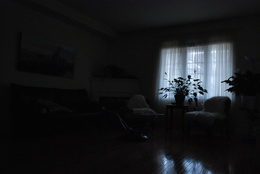
%> input picture input images/img1.jpg, 260 x 174 px, shrunk from 3872 x 2592 before the run
$ octave lighnessOrderError.m   (GNU Octave 9; MATLAB toolbox functions it lacks are replaced by stand-ins)
%> lines starting %> are read from the running program, lines starting %| are printed output that depends on the picture; in (x1, y1, x2, y2) boxes, pixels count from 0 and x2, y2 are one past the last pixel; in counts of white or black regions, pixels touching at a corner belong together; the program's own positions count from 1
### matlab code/histogramEqualization.m
function H = histogramEqualization(image)
    H = histeq(image);
end

### matlab code/loe.m
% Lightness order error
function LOE = loe(I, Ie)

[N, M, ~] = size (I);

L = max(I,[],3);
Le = max(Ie,[],3);

r = 50 / min (M,N);
Md = round(M*r);
Nd = round(N*r);
Ld = imresize(L,[Nd Md]);
Led = imresize(Le,[Nd Md]);

RD = zeros (Nd,Md);
size (RD)

for y = 1:Md
    for x = 1:Nd
        E = xor((Ld(x,y)>=Ld(:,:)),(Led(x,y)>=Led(:,:)));
        RD(x,y) = sum(E(:));
    end
end

LOE = sum(RD(:))/(Md*Nd);

end

### matlab code/clahe.m
function output = clahe(image)
    image = im2gray(image);
    output = adapthisteq(image);
end

### matlab code/backlitImageEnchancement.m
function output = backlitImageEnchancement(image)

% Intensity image
I = uint8(sum(double(image),3) / 3);

% Gamma Correction
iGamma = gammaCorrection(I, 2);

% histogram equalization
H = histogramEqualization(I);

% Alpha blending
O = alphaBlending(iGamma, H, 0.5);

% Otsu's method
img = im2gray(I);
T = multithresh(img);
BW = uint8(imquantize(img, T));
% figure
% imshow(BW, []);

% Guided filtering
Iguided = imguidedfilter(BW, I);
% figure
% imshow(Iguided, []);

% Image composition using the filtered weight map
output = O .* Iguided + (1 - Iguided) .* I;

% Colorise
output = image .* (output ./ I);
% figure
% imshow(output);

end

### matlab code/gammaCorrection.m
function G = gammaCorrection(img, gamma)
    G = uint8( 255 * (double(img) / 255) .^ (1 / gamma) );
end

### matlab code/alphaBlending.m
function A = alphaBlending(img, H, alpha)
    A = (1 - alpha) .* img + alpha .* H;
end

### matlab code/lighnessOrderError.m
clc;
clear;
close all;

image = imread('img1.jpg');
%> image is the input picture: size 174x260x3 uint8; mean R, G, B 24, 25.7, 27.7

HE = loe(image, histogramEqualization(image));
%> in histogramEqualization, `H = histeq(image);`:
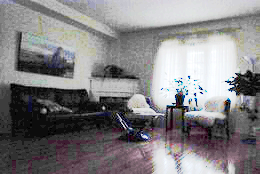
%> H: size 174x260x3 uint8; mean R, G, B 131, 129, 131
%> in loe, `LOE = sum(RD(:))/(Md*Nd);`: LOE = 100.8
%> HE = 100.8
CLAHE = loe(image, clahe(image));
%> after the loop in loe (call 2), `for y = 1:Md`:
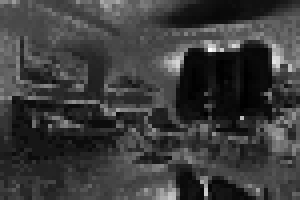
%> RD: size 50x75 double (shown 4 times larger); min 0, max 1262, mean 297.7; drawn with min black and max white
%> in loe (call 2), `LOE = sum(RD(:))/(Md*Nd);`: LOE = 297.7
%> CLAHE = 297.7
Backlit = loe(image, backlitImageEnchancement(image));
%> in gammaCorrection, `G = uint8( 255 * (double(img) / 255) .^ (1 / gamma) );`:
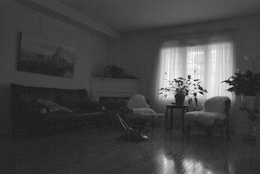
%> G: size 174x260 uint8; min 0, max 252, mean 68.3
%> in alphaBlending, `A = (1 - alpha) .* img + alpha .* H;`:
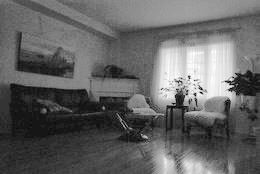
%> A: size 174x260 uint8; min 0, max 254, mean 99.7
%> in backlitImageEnchancement, `T = multithresh(img);`: T = 86
%> in backlitImageEnchancement, `BW = uint8(imquantize(img, T));`:
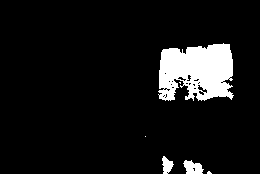
%> BW: size 174x260 uint8; values 1 (black) and 2 (white), 8.3% white; 6 white regions (3 under 20 px), largest, box (x1, y1, x2, y2) and area: (158, 43, 234, 101) 3390, (183, 160, 204, 174) 202, (162, 156, 174, 174) 134
%> in backlitImageEnchancement, `Iguided = imguidedfilter(BW, I);`: Iguided: size 174x260 uint8; values 1 (black) and 2 (white), 8.3% white; 5 white regions (2 under 20 px), largest, box (x1, y1, x2, y2) and area: (159, 44, 233, 100) 3391, (184, 160, 203, 174) 205, (163, 157, 174, 174) 130
%> in backlitImageEnchancement, `output = image .* (output ./ I);`:
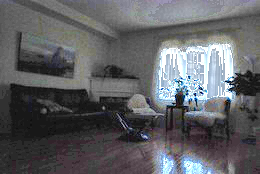
%> output: size 174x260x3 uint8; mean R, G, B 95.6, 96.7, 99.9
%> after the loop in loe (call 3), `for y = 1:Md`:
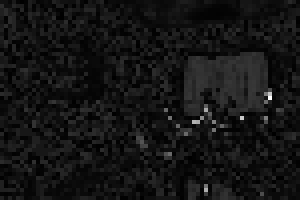
%> RD: size 50x75 double (shown 4 times larger); min 5, max 1243, mean 105.2; drawn with min black and max white
%> in loe (call 3), `LOE = sum(RD(:))/(Md*Nd);`: LOE = 105.2
%> Backlit = 105.2

$ run again, with input images/img3.jpg copied over input images/img1.jpg
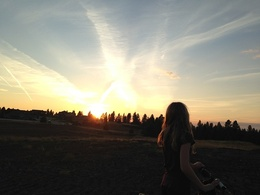
%> input picture input images/img3.jpg, 260 x 195 px, shrunk from 640 x 480 before the run
%> image is the input picture: size 195x260x3 uint8; mean R, G, B 125.9, 123.3, 110.7
%> LOE = 49.25
%> image: size 195x260 uint8
%> CLAHE = 210.2
%> H: size 195x260 uint8
%> T = 104
%> in backlitImageEnchancement, `BW = uint8(imquantize(img, T));`:
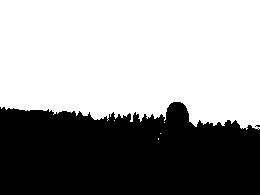
%> BW: size 195x260 uint8; values 1 (black) and 2 (white), 59.4% white; 2 black regions (1 under 20 px), largest, box (x1, y1, x2, y2) and area: (0, 102, 260, 195) 20560
%> Iguided: size 195x260 uint8; values 1 (black) and 2 (white), 59.4% white; 1 black region, box (x1, y1, x2, y2) and area: (0, 102, 260, 195) 20581
%> after the loop in loe (call 3), `for y = 1:Md`:
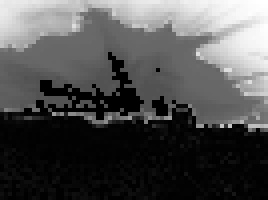
%> RD: size 50x67 double (shown 4 times larger); min 0, max 1990, mean 627.8; drawn with min black and max white
%> LOE = 627.8
